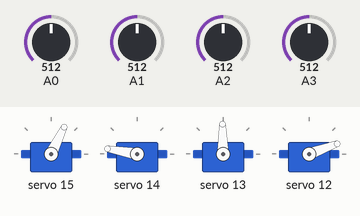
Bench run of a sketch on a simulated Arduino Uno, built with avr-gcc and run on an emulated ATmega328P. Parts: 4 × servo. Inputs (shaded band) come from the test bench; at power-on: A0 = 512, A1 = 512, A2 = 512, A3 = 512.

Above: at 1.3 s.
1.4 s: A0 set to 546
At 2.0 s:
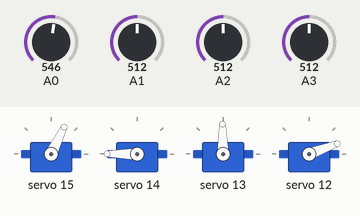
3.1 s: A1 set to 527
4.6 s: A1 set to 549
At 4.94 s:
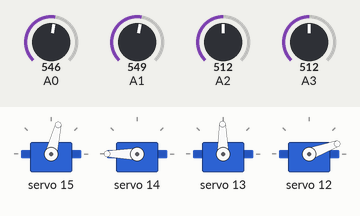
7.6 s: A2 set to 541
At 10.4 s:
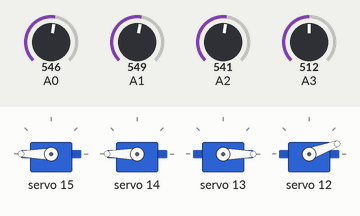
10.6 s: A3 set to 620
At 12.1 s:
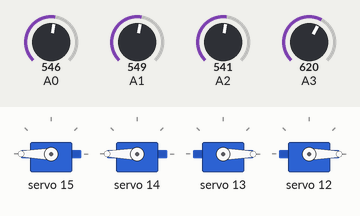
13.6 s: A2 set to 306
At 19.3 s:
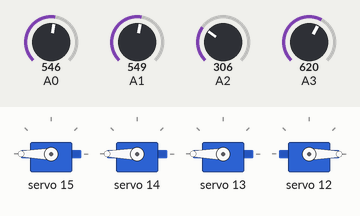
Timing chart, 0 to 19.6 s (numbered marks = the images above; inputs shaded):
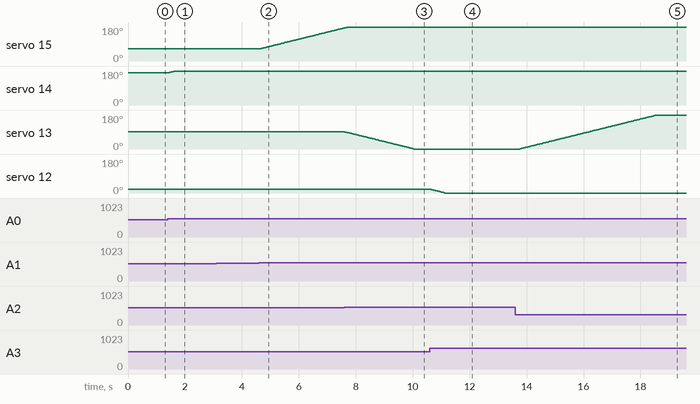

The sketch:

Robot-Arm.ino
```cpp
#include <Wire.h>
#include <Adafruit_PWMServoDriver.h>

/*** Joystick Pins ***/
/* Joystick 0 for rotation and upper arm */
#define SW_PIN_0 2 // digital pin
#define X_PIN_0 0 // analog pin
#define Y_PIN_0 1 // analog pin
/* Joystick 1 for forearm and hand */
#define SW_PIN_1 3 // digital pin
#define X_PIN_1 2 // analog pin
#define Y_PIN_1 3 // analog pin

/* Servo Values */
#define SERVOMIN  120
#define SERVOMAX  610

/**
   Saves servo position and moves servo to that position.
*/
class Servo {
    /** Driver. */
    Adafruit_PWMServoDriver driver;
    /** Slot on PWM. */
    uint8_t number;
    /** Maximal possible position of servo arm. */
    const uint16_t servoMaxPosition = SERVOMAX;
    /** Minimal possible position of servo arm. */
    const uint16_t servoMinPosition = SERVOMIN;
    /** Default start position of servo arm. */
    uint16_t servoPosition = (servoMinPosition + servoMaxPosition) / 2;
  public:
    /**
       Constructor.
       @param aDrriver Adafruit_PWMServoDriver - Servo driver.
       @param aNumber uint8_t - Slot on PWM.
    */
    Servo(const Adafruit_PWMServoDriver aDriver, const uint8_t aNumber) {
      driver = aDriver;
      number = aNumber;
    }

    /** Delivers current position. */
    uint16_t getPosition() {
      return servoPosition;
    }

    /** Sets new position. */
    void setPosition(const uint16_t aPosition) {
      if (aPosition < servoMinPosition) {
        servoPosition = servoMinPosition;
      } else if (aPosition > servoMaxPosition) {
        servoPosition = servoMaxPosition;
      } else {
        servoPosition = aPosition;
        driver.setPWM(number, 0, servoPosition);
      }
    }

    /** Moves servo a given step. */
    void move(const int16_t aStep) {
      uint16_t tPosition = servoPosition;
      tPosition += aStep;
      setPosition(tPosition);
    }
};

/** Servo driver. */
Adafruit_PWMServoDriver servoDriver = Adafruit_PWMServoDriver();

/** Joystick borders. Joystick positions between border 3 and 4 do not result in servo motion.
  The farer the joystick veers away from its middle the faster the servos move. */
uint16_t yAxisBorders[8] { 895, 770, 635, 542, 482, 355, 250, 125 };
uint16_t xAxisBorders[8] { 895, 767, 659, 531, 470, 348, 245, 120 };

/* Servos. */
Servo servo0(servoDriver, 15);
Servo servo1(servoDriver, 14);
Servo servo2(servoDriver, 13);
Servo servo3(servoDriver, 12);

/* Mean servo position. */
uint16_t servoMeanPosition = (SERVOMAX + SERVOMIN) / 2;

void setup() {
  Serial.begin(9600);
  /*
  pinMode(SW_PIN_0, INPUT);
  digitalWrite(SW_PIN_0, HIGH);
  */

  /* Init servo driver. */
  servoDriver.begin();
  servoDriver.setPWMFreq(60);
  /* Init servos with start positions. */
  servo0.setPosition(servoMeanPosition - 70);
  servo1.setPosition(servoMeanPosition + 200);
  servo2.setPosition(servoMeanPosition);
  servo3.setPosition(servoMeanPosition - 180);
  delay(100);
}

void loop() {
  /* Receive joystick commands. */
  const int8_t rotate = moveCommand(yAxisBorders, Y_PIN_0);
  const int8_t upperArm = moveCommand(xAxisBorders, X_PIN_0);
  const int8_t foreArm = moveCommand(xAxisBorders, X_PIN_1);
  const int8_t hand = moveCommand(yAxisBorders, Y_PIN_1);

  /* Move servos if command received. */
  if (rotate != 0 || upperArm != 0 || foreArm != 0 || hand != 0) {
    if (rotate != 0) {
      const int8_t dirRotate = rotate < 0 ? -2 : 2;
      servo0.move(dirRotate);
    }
    if (upperArm != 0) {
      const int8_t dirUpperArm = upperArm < 0 ? -2 : 2;
      servo1.move(dirUpperArm);
    }
    if (foreArm != 0) {
      const int8_t dirForeArm = foreArm < 0 ? 2 : -2;
      servo2.move(dirForeArm);
    }
    if (hand != 0) {
      const int8_t dirHand = hand < 0 ? 2 : -2;
      servo3.move(dirHand);
    }
    /* Slowest server dictates the speed. */
    uint8_t absUpperArm = abs(upperArm);
    uint8_t absRotate = abs(rotate);
    uint8_t absForeArm = abs(foreArm);
    uint8_t absHand = abs(hand);
    delay(max(absUpperArm, max(absRotate, max(absForeArm, absHand))));
  } else {
    delay(100);
  }
  /*
    Serial.print("rotate: ");
    Serial.println(servo0.getPosition());
    Serial.print("upperArm: ");
    Serial.println(servo1.getPosition());
    Serial.print("foreArm: ");
    Serial.println(servo2.getPosition());
    Serial.print("hand: ");
    Serial.println(servo3.getPosition());
  */
}

/*

*/
int8_t moveCommand(const uint16_t axisBorders[8], const uint8_t pin) {
  uint16_t axisValue = analogRead(pin);
  if (axisValue >= axisBorders[0])
    return 1;
  else if (axisValue >= axisBorders[1])
    return 2;
  else if (axisValue >= axisBorders[2])
    return 10;
  else if (axisValue >= axisBorders[3])
    return 20;
  else if (axisValue >= axisBorders[4])
    return 0;
  else if (axisValue >= axisBorders[5])
    return -20;
  else if (axisValue >= axisBorders[6])
    return -10;
  else if (axisValue >= axisBorders[7])
    return -2;
  else
    return -1;
}
```

Measured:
- the behaviour switches between 541 and 542 on A1 (found by bisection; images 1 and 2)
- the behaviour switches between 530 and 531 on A2 (found by bisection; images 2 and 3)
- after the input at 1.4 s, servo 14: moves from 170° to 180° over 0.23 s, starting at once
- after the input at 3.1 s, every drawn part: stays the same
- after the input at 4.6 s, servo 15: moves from 64° to 175° over 2.9 s, starting at once
- after the input at 7.6 s, servo 13: moves from 91° to 0° over 2.4 s, starting at once
- after the input at 10.6 s, servo 12: moves from 20° to 0° over 0.51 s, starting at once
- after the input at 13.6 s, servo 13: moves from 0° to 180° over 4.8 s, starting after 0.16 s
